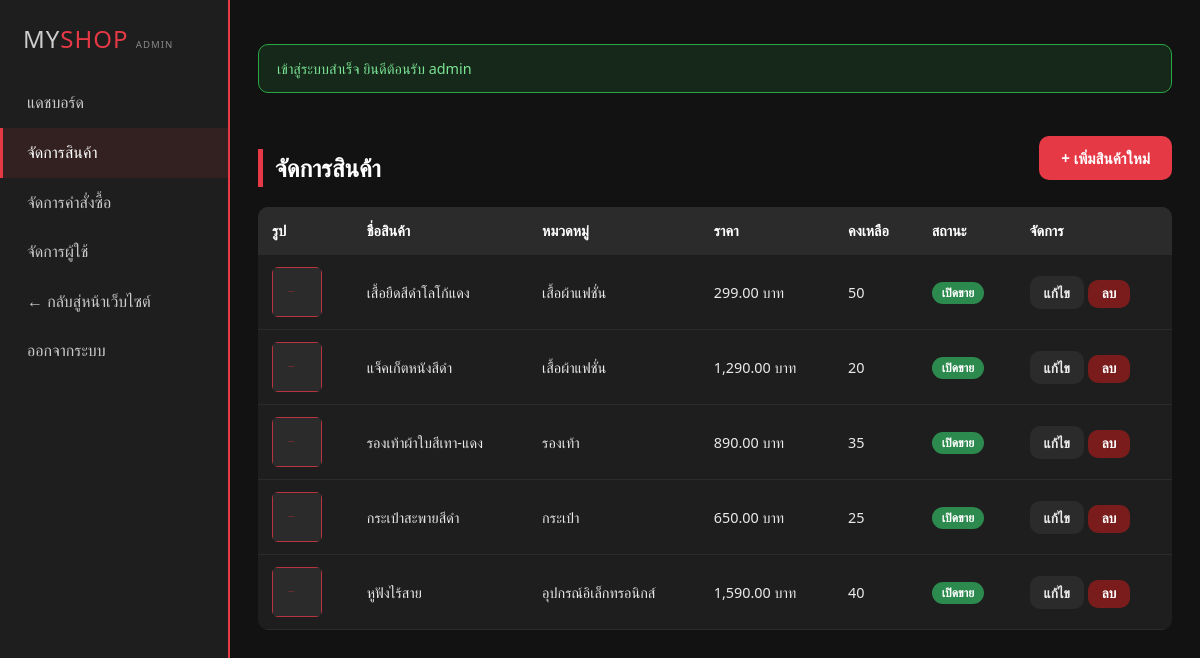
/admin/products.php (signed in), run on the app's committed database.
### tables this page shows
CREATE TABLE products (
    id INT AUTO_INCREMENT PRIMARY KEY,
    category_id INT DEFAULT NULL,
    name VARCHAR(150) NOT NULL,
    description TEXT,
    price DECIMAL(10,2) NOT NULL DEFAULT 0,
    stock INT NOT NULL DEFAULT 0,
    image VARCHAR(255) DEFAULT 'no-image.png',
    is_active TINYINT(1) NOT NULL DEFAULT 1,
    created_at TIMESTAMP DEFAULT CURRENT_TIMESTAMP,
    FOREIGN KEY (category_id) REFERENCES categories(id) ON DELETE SET NULL
);

CREATE TABLE categories (
    id INT AUTO_INCREMENT PRIMARY KEY,
    name VARCHAR(100) NOT NULL,
    slug VARCHAR(100) NOT NULL UNIQUE
);

### includes/functions.php (called while the page is built, shortened)
<?php
function clean($str) {
    return htmlspecialchars(trim($str ?? ''), ENT_QUOTES, 'UTF-8');
}
function format_price($price) {
    return number_format((float)$price, 2) . ' บาท';
}

### admin/products.php (the view, shortened to what this page needs)
<?php
require_once __DIR__ . '/../includes/functions.php';
$pdo = getDB();
$products = $pdo->query('
    SELECT p.*, c.name AS category_name FROM products p
    LEFT JOIN categories c ON p.category_id = c.id
    ORDER BY p.created_at DESC
')->fetchAll();
require __DIR__ . '/includes/admin_header.php';
?>
<div style="display:flex;justify-content:space-between;align-items:center;">
    <h2 class="section-title">จัดการสินค้า</h2>
    <a href="product-form.php" class="btn btn-primary">+ เพิ่มสินค้าใหม่</a>
</div>
<table>
    <thead><tr><th>รูป</th><th>ชื่อสินค้า</th><th>หมวดหมู่</th><th>ราคา</th><th>คงเหลือ</th><th>สถานะ</th><th>จัดการ</th></tr></thead>
    <tbody>
    <?php foreach ($products as $p): ?>
        <tr>
            <td><img src="../assets/img/<?= clean($p['image']) ?>" onerror="this.src='../assets/img/no-image.png'" style="width:50px;height:50px;object-fit:cover;border-radius:6px;"></td>
            <td><?= clean($p['name']) ?></td>
            <td><?= clean($p['category_name'] ?? '-') ?></td>
            <td><?= format_price($p['price']) ?></td>
            <td><?= (int)$p['stock'] ?></td>
            <td>
                <form method="POST" style="display:inline;">
                    <button type="submit" class="badge badge-<?= $p['is_active'] ? 'completed' : 'cancelled' ?>" style="border:none;cursor:pointer;">
                        <?= $p['is_active'] ? 'เปิดขาย' : 'ปิดขาย' ?>
                    </button>
                </form>
            </td>
            <td>
                <a href="product-form.php?id=<?= (int)$p['id'] ?>" class="btn btn-gray btn-sm">แก้ไข</a>
                <form method="POST" style="display:inline;" onsubmit="return confirm('ยืนยันการลบสินค้านี้?');">
                    <button type="submit" class="btn btn-danger btn-sm">ลบ</button>
                </form>
            </td>
        </tr>
    <?php endforeach; ?>
    </tbody>
</table>
<?php require __DIR__ . '/includes/admin_footer.php'; ?>

### assets/css/style.css (style rules this page uses)
:root { --color-red: #e63946; --color-red-dark: #b0212c; --color-black: #121212; --color-dark: #1e1e1e; --color-gray: #2b2b2b; --color-gray-light: #f2f2f2; --color-text: #eaeaea; --radius: 10px; --shadow: 0 4px 14px rgba(0,0,0,.35); --transition: all .25s ease; }
* { box-sizing: border-box; margin: 0; padding: 0; }
body { font-family: 'Segoe UI', 'Sarabun', Tahoma, sans-serif; background: var(--color-black); color: var(--color-text); line-height: 1.6; }
a { text-decoration: none; color: inherit; }
img { max-width: 100%; display: block; }
.btn { display: inline-block; padding: 10px 22px; border-radius: var(--radius); border: none; cursor: pointer; font-weight: 600; font-size: .95rem; transition: var(--transition); }
.btn-primary { background: var(--color-red); color: #fff; }
.btn-gray { background: var(--color-gray); color: var(--color-text); }
.btn-sm { padding: 6px 14px; font-size: .85rem; }
.btn-danger { background: #7a1c1c; color: #fff; }
.section-title { font-size: 1.5rem; color: #fff; margin: 40px 0 20px; border-left: 5px solid var(--color-red); padding-left: 12px; }
table { width: 100%; border-collapse: collapse; background: var(--color-dark); border-radius: var(--radius); overflow: hidden; }
th, td { padding: 12px 14px; text-align: left; border-bottom: 1px solid var(--color-gray); font-size: .9rem; }
th { background: var(--color-gray); color: #fff; }
.badge { padding: 4px 10px; border-radius: 20px; font-size: .75rem; font-weight: 700; }
.badge-completed { background: #2d8a4e; color: #fff; }

### data on the page
products: image (placeholder picture), name "เสื้อยืดสีดำโลโก้แดง", category.name "เสื้อผ้าแฟชั่น", price "299.00 บาท", stock "50", is_active "เปิดขาย"
products: image (placeholder picture), name "แจ็คเก็ตหนังสีดำ", category.name "เสื้อผ้าแฟชั่น", price "1,290.00 บาท", stock "20", is_active "เปิดขาย"
products: image (placeholder picture), name "รองเท้าผ้าใบสีเทา-แดง", category.name "รองเท้า", price "890.00 บาท", stock "35", is_active "เปิดขาย"
products: image (placeholder picture), name "กระเป๋าสะพายสีดำ", category.name "กระเป๋า", price "650.00 บาท", stock "25", is_active "เปิดขาย"
products: image (placeholder picture), name "หูฟังไร้สาย", category.name "อุปกรณ์อิเล็กทรอนิกส์", price "1,590.00 บาท", stock "40", is_active "เปิดขาย"

### other printed values
$flash['message'] "เข้าสู่ระบบสำเร็จ ยินดีต้อนรับ admin"
